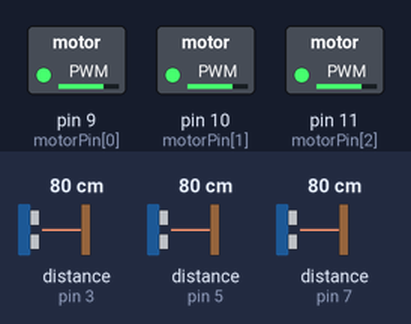
Simulated run of this sketch. Board: Arduino Uno, built with avr-gcc and run on an emulated ATmega328P. Shown: switched loads named in the sketch (green lamp = pin HIGH). Wiring (inferred from the names in the program): 3 × ultrasonic range finder: trigger pin 2, echo pin 3 / trigger pin 4, echo pin 5 / trigger pin 6, echo pin 7. The test bench sets the inputs (shaded band); at power-on: distance to the obstacle (sensors on pin 3, pin 5, pin 7) 80 cm. The echo pulse lasts 58.3 µs per cm; pins used as bus, display or sensor lines are not drawn.

Above: at 1.2 s.
1.3 s: distance to the obstacle (sensor on pin 3) set to 53 cm
2.8 s: distance to the obstacle (sensor on pin 3) set to 45 cm
At 3.3 s:
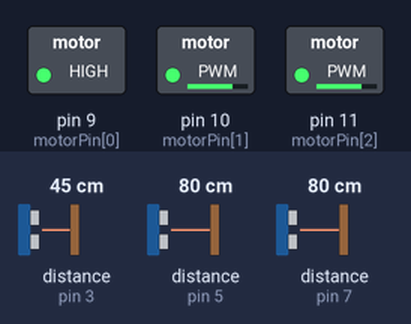
4.3 s: distance to the obstacle (sensor on pin 5) set to 54 cm
5.8 s: distance to the obstacle (sensor on pin 5) set to 47 cm
At 6.2 s:
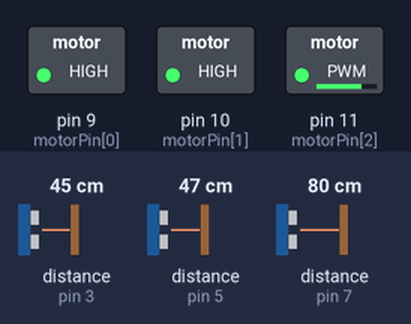
7.3 s: distance to the obstacle (sensor on pin 7) set to 55 cm
8.8 s: distance to the obstacle (sensor on pin 7) set to 48 cm
At 9.6 s:
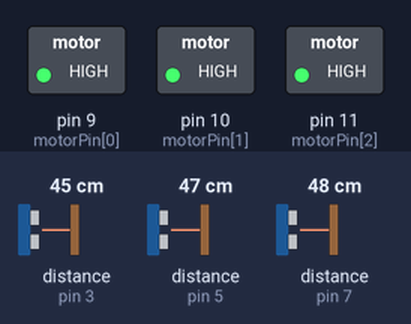
Timing chart, 0 to 11.3 s (numbered marks = the images above; inputs shaded):
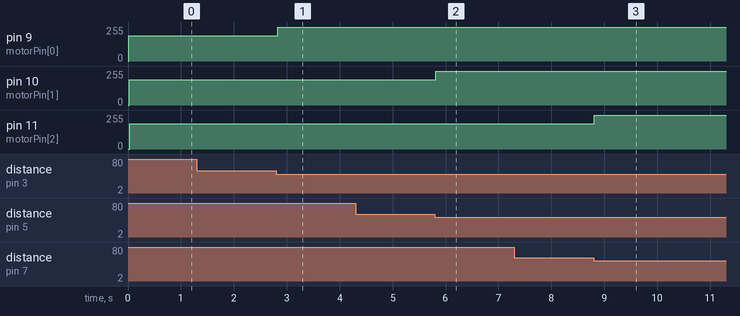

The sketch:

three_distance_vibration_advanced.ino
```cpp
/*
   TITLE:

   What it Does:

   Who Made it: YOUR NAME, DATE
*/
const int motorPin[] = {9, 10, 11};
const int trigPin[]  = {2, 4, 6};
const int echoPin[]  = {3, 5, 7};
//============================================================
const uint8_t threshCount = 7;
int intensityMap[threshCount] = {0, 30, 60, 90, 130, 190, 255};
int distanceThresh[threshCount] = {50, 100, 150, 200, 250, 300, 350};
//============================================================
int distance1 = 0;
int distance2 = 0;
int distanceDifference = 0;
//============================================================
void setup()
{
  for (int i = 0; i < 3; ++i)
  {
    pinMode(trigPin[i], OUTPUT);
    pinMode(echoPin[i], INPUT);
    pinMode(motorPin[i], OUTPUT);
    digitalWrite(motorPin[i], LOW);
  }
  Serial.begin(9600);
}

//============================================================

void loop()
{
  for (int i = 0; i < 3; ++i)
  {
    distance1 = proximityRead(trigPin[i], echoPin[i]);
    distance2 = proximityRead(trigPin[i], echoPin[i]);
    distanceDifference = distance2 - distance1;
    checkReading(motorPin[i], distance1, distanceDifference);
  }
}

void filterReading(int j)
{
  for (int i = 0; i < 10; ++i)
  {
    distance1 = proximityRead(trigPin[j], echoPin[j]);
    distance2 = proximityRead(trigPin[j], echoPin[j]);
  }
}
```

other_functions.ino
```cpp
int proximityRead(int proximityTrigPin, int proximityEchoPin)
{
  long duration;
  int distance;
  digitalWrite(proximityTrigPin, LOW);
  delayMicroseconds(2);

  // Sets the trigPin on HIGH state for 10 micro seconds
  digitalWrite(proximityTrigPin, HIGH);
  delayMicroseconds(10);
  digitalWrite(proximityTrigPin, LOW);

  duration = pulseIn(proximityEchoPin, HIGH); // Reads the echoPin, returns the sound wave travel time in microseconds

  distance = duration / (2 * 29); // Calculating the distance 1/29 ~= 0.034

  return distance;
}

//============================================================
void checkReading(int motorPin, int distance, int difference)
{
  if (abs(distanceDifference) < 100)
  {
    for (int i = 0; i < threshCount; ++i)
    {
      if (distance1 < distanceThresh[i])
      {
        analogWrite(motorPin, intensityMap[threshCount - 1 - i]);
        break;
      }
    }
  }
}
```

Measured:
- the behaviour switches between 51 and 50 cm on distance to the obstacle (sensor on pin 3) (found by bisection; images 0 and 1)
- the behaviour switches between 51 and 50 cm on distance to the obstacle (sensor on pin 5) (found by bisection; images 1 and 2)
- the behaviour switches between 51 and 50 cm on distance to the obstacle (sensor on pin 7) (found by bisection; images 2 and 3)
- after the input at 1.3 s, every drawn part: stays the same
- after the input at 2.8 s, pin 9 (motorPin[0]): 190/255 → 255/255 at once
- after the input at 4.3 s, every drawn part: stays the same
- after the input at 5.8 s, pin 10 (motorPin[1]): 190/255 → 255/255 at once
- after the input at 7.3 s, every drawn part: stays the same
- after the input at 8.8 s, pin 11 (motorPin[2]): 190/255 → 255/255 at once
